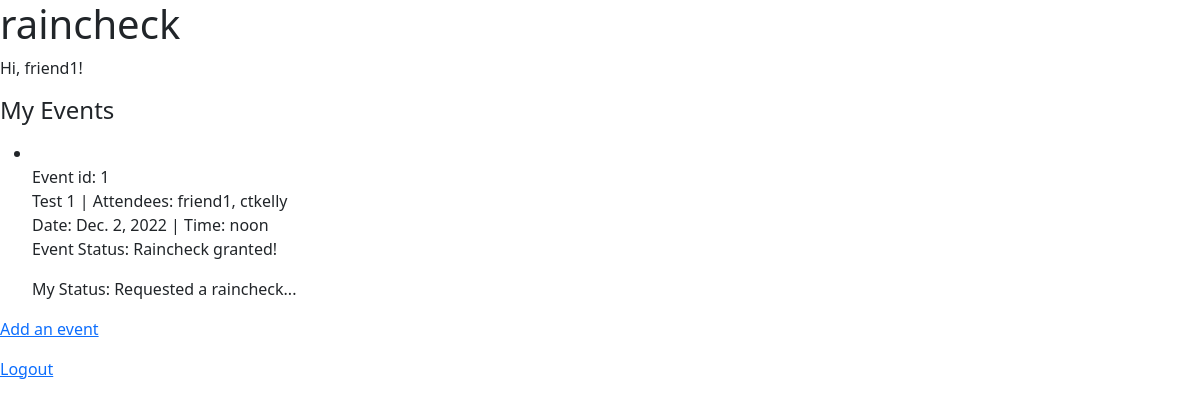
Screenshot of /events/ (signed in) with the database file from the repository.
### events/models.py (models this page shows, shortened)
class Event(models.Model):
    ACTIVE = 1
    INACTIVE = 0
    title = models.CharField(max_length=100, blank=False)
    invitee = models.ForeignKey(settings.AUTH_USER_MODEL, on_delete=models.CASCADE, related_name='event_invitee')
    date = models.DateField(auto_now=False, auto_now_add=False, blank=False)
    time = models.TimeField(auto_now=False, auto_now_add=False, blank=False)
    status = models.IntegerField(default=ACTIVE)
    owner = models.ForeignKey(settings.AUTH_USER_MODEL, on_delete=models.CASCADE, related_name='event_owner')
    @property  # Adding @property allows us to call display_status without ()  def get_display_status
    def display_status(self):  # A noun. A computed property. Just checks, returns, doesn't do anything.
        if self.status == self.ACTIVE:
            return "It's on!"
        else:
            return "Raincheck granted!"

class Invitation(models.Model):
    invitee = models.ForeignKey(settings.AUTH_USER_MODEL, on_delete=models.CASCADE)
    event = models.ForeignKey(Event, on_delete=models.CASCADE)
    response = models.BooleanField(default=True)
    @property
    def invitation_status(self):
        if self.response:
            return "I'm attending!"
        else:
            return "Requested a raincheck..."

### events/views.py (the view)
# urls.py: path('', views.MainEventView.as_view(), name='all'),
class MainEventView(LoginRequiredMixin, View):
    template_name = 'events/event_list.html'
    def get(self, request, *args, **kwargs):
        today = date.today()
        print(today)
        el = Event.objects.filter(
            Q(owner=self.request.user) |
            Q(invitee=self.request.user),
            date__gte=today).order_by('date')  # Where do I break this line?
        ctx = {'event_list': el}
        return render(request, 'events/event_list.html', ctx)

### events/templates/events/event_list.html (shortened to what this page needs)
{% extends "home/base.html" %}
{% block content %}
<p>Hi, {{ user.username }}!</p>
<h4>My Events</h4>
<p>
{% if event_list %}
<ul>
  {% for event in event_list %}
      <p>
        <li>
            <br>
            Event id: {{ event.id }}
            <br>
            {{ event.title }} | Attendees: {{ event.invitee }}, {{ event.owner }}
            <br>
            Date: {{ event.date }} | Time: {{ event.time }}
            <br>
            <p>
            Event Status: {{ event.display_status }}
            </p>
            <p>
            {% for invitation in event.invitation_set.all %}
                {% if invitation.invitee == request.user %}
                    My Status: {{ invitation.invitation_status }}
                {% endif %}
            {% endfor %}
            </p>
        </li>
      </p>
  {% endfor %}
</ul>
{% else %}
  <p>You currently have no events.</p>
{% endif %}
</p>
<p>
<a href="{% url 'events:event_create' %}">Add an event</a>
{% if user.is_authenticated %}
    <p><a href="{% url 'logout' %}?next={% url 'home:home' %}">Logout</a></p>
{% else %}
    <p><a href="{% url 'login' %}?next={% url 'home:home' %}">Login</a></p>
{% endif %}
</p>
{% endblock %}

### rows the page displays
Event: id "1", title "Test 1", invitee "friend1", owner "ctkelly", date "Dec. 2, 2022", time "noon", display_status "Raincheck granted!"
Invitation: invitation_status "Requested a raincheck..."

### other values shown
{{ user.username }} "friend1"
